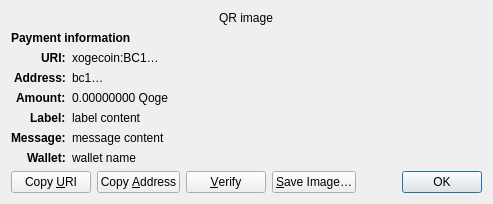
<?xml version="1.0" encoding="UTF-8"?>
<ui version="4.0">
 <class>ReceiveRequestDialog</class>
 <widget class="QDialog" name="ReceiveRequestDialog">
  <property name="geometry">
   <rect>
    <x>0</x>
    <y>0</y>
    <width>413</width>
    <height>229</height>
   </rect>
  </property>
  <property name="windowTitle">
   <string>Request payment to …</string>
  </property>
  <layout class="QGridLayout" name="gridLayout" columnstretch="0,1">
   <property name="sizeConstraint">
    <enum>QLayout::SetFixedSize</enum>
   </property>
   <item row="0" column="0" colspan="2" alignment="Qt::AlignHCenter">
    <widget class="QRImageWidget" name="qr_code">
     <property name="text">
      <string notr="true">QR image</string>
     </property>
     <property name="textInteractionFlags">
      <set>Qt::NoTextInteraction</set>
     </property>
    </widget>
   </item>
   <item row="1" column="0" colspan="2">
    <widget class="QLabel" name="payment_header">
     <property name="font">
      <font>
       <weight>75</weight>
       <bold>true</bold>
      </font>
     </property>
     <property name="text">
      <string>Payment information</string>
     </property>
     <property name="textInteractionFlags">
      <set>Qt::NoTextInteraction</set>
     </property>
    </widget>
   </item>
   <item row="2" column="0" alignment="Qt::AlignRight|Qt::AlignTop">
    <widget class="QLabel" name="uri_tag">
     <property name="font">
      <font>
       <weight>75</weight>
       <bold>true</bold>
      </font>
     </property>
     <property name="text">
      <string notr="true">URI:</string>
     </property>
     <property name="textFormat">
      <enum>Qt::PlainText</enum>
     </property>
     <property name="textInteractionFlags">
      <set>Qt::NoTextInteraction</set>
     </property>
    </widget>
   </item>
   <item row="2" column="1" alignment="Qt::AlignTop">
    <widget class="QLabel" name="uri_content">
     <property name="text">
      <string notr="true">xogecoin:BC1…</string>
     </property>
     <property name="textFormat">
      <enum>Qt::RichText</enum>
     </property>
     <property name="wordWrap">
      <bool>true</bool>
     </property>
     <property name="textInteractionFlags">
      <set>Qt::TextSelectableByMouse</set>
     </property>
    </widget>
   </item>
   <item row="3" column="0" alignment="Qt::AlignRight|Qt::AlignTop">
    <widget class="QLabel" name="address_tag">
     <property name="font">
      <font>
       <weight>75</weight>
       <bold>true</bold>
      </font>
     </property>
     <property name="text">
      <string>Address:</string>
     </property>
     <property name="textInteractionFlags">
      <set>Qt::NoTextInteraction</set>
     </property>
    </widget>
   </item>
   <item row="3" column="1" alignment="Qt::AlignTop">
    <widget class="QLabel" name="address_content">
     <property name="text">
      <string notr="true">bc1…</string>
     </property>
     <property name="textFormat">
      <enum>Qt::PlainText</enum>
     </property>
     <property name="textInteractionFlags">
      <set>Qt::TextSelectableByMouse</set>
     </property>
    </widget>
   </item>
   <item row="4" column="0" alignment="Qt::AlignRight|Qt::AlignTop">
    <widget class="QLabel" name="amount_tag">
     <property name="font">
      <font>
       <weight>75</weight>
       <bold>true</bold>
      </font>
     </property>
     <property name="text">
      <string>Amount:</string>
     </property>
     <property name="textInteractionFlags">
      <set>Qt::NoTextInteraction</set>
     </property>
    </widget>
   </item>
   <item row="4" column="1" alignment="Qt::AlignTop">
    <widget class="QLabel" name="amount_content">
     <property name="text">
      <string notr="true">0.00000000 Qoge</string>
     </property>
     <property name="textFormat">
      <enum>Qt::PlainText</enum>
     </property>
     <property name="textInteractionFlags">
      <set>Qt::TextSelectableByMouse</set>
     </property>
    </widget>
   </item>
   <item row="5" column="0" alignment="Qt::AlignRight|Qt::AlignTop">
    <widget class="QLabel" name="label_tag">
     <property name="font">
      <font>
       <weight>75</weight>
       <bold>true</bold>
      </font>
     </property>
     <property name="text">
      <string>Label:</string>
     </property>
     <property name="textInteractionFlags">
      <set>Qt::NoTextInteraction</set>
     </property>
    </widget>
   </item>
   <item row="5" column="1" alignment="Qt::AlignTop">
    <widget class="QLabel" name="label_content">
     <property name="text">
      <string notr="true">label content</string>
     </property>
     <property name="textFormat">
      <enum>Qt::PlainText</enum>
     </property>
     <property name="wordWrap">
      <bool>true</bool>
     </property>
     <property name="textInteractionFlags">
      <set>Qt::TextSelectableByMouse</set>
     </property>
    </widget>
   </item>
   <item row="6" column="0" alignment="Qt::AlignRight|Qt::AlignTop">
    <widget class="QLabel" name="message_tag">
     <property name="font">
      <font>
       <weight>75</weight>
       <bold>true</bold>
      </font>
     </property>
     <property name="text">
      <string>Message:</string>
     </property>
     <property name="textInteractionFlags">
      <set>Qt::NoTextInteraction</set>
     </property>
    </widget>
   </item>
   <item row="6" column="1" alignment="Qt::AlignTop">
    <widget class="QLabel" name="message_content">
     <property name="text">
      <string notr="true">message content</string>
     </property>
     <property name="textFormat">
      <enum>Qt::PlainText</enum>
     </property>
     <property name="wordWrap">
      <bool>true</bool>
     </property>
     <property name="textInteractionFlags">
      <set>Qt::TextSelectableByMouse</set>
     </property>
    </widget>
   </item>
   <item row="7" column="0" alignment="Qt::AlignRight|Qt::AlignTop">
    <widget class="QLabel" name="wallet_tag">
     <property name="font">
      <font>
       <weight>75</weight>
       <bold>true</bold>
      </font>
     </property>
     <property name="text">
      <string>Wallet:</string>
     </property>
     <property name="textInteractionFlags">
      <set>Qt::NoTextInteraction</set>
     </property>
    </widget>
   </item>
   <item row="7" column="1" alignment="Qt::AlignTop">
    <widget class="QLabel" name="wallet_content">
     <property name="text">
      <string notr="true">wallet name</string>
     </property>
     <property name="textFormat">
      <enum>Qt::PlainText</enum>
     </property>
     <property name="wordWrap">
      <bool>true</bool>
     </property>
     <property name="textInteractionFlags">
      <set>Qt::TextSelectableByMouse</set>
     </property>
    </widget>
   </item>
   <item row="8" column="0" colspan="2">
    <layout class="QHBoxLayout" name="horizontalLayout">
     <item>
      <widget class="QPushButton" name="btnCopyURI">
       <property name="text">
        <string>Copy &amp;URI</string>
       </property>
       <property name="autoDefault">
        <bool>false</bool>
       </property>
      </widget>
     </item>
     <item>
      <widget class="QPushButton" name="btnCopyAddress">
       <property name="text">
        <string>Copy &amp;Address</string>
       </property>
       <property name="autoDefault">
        <bool>false</bool>
       </property>
      </widget>
     </item>
     <item>
      <widget class="QPushButton" name="btnVerify">
       <property name="text">
        <string>&amp;Verify</string>
       </property>
       <property name="toolTip">
        <string>Verify this address on e.g. a hardware wallet screen</string>
       </property>
       <property name="autoDefault">
        <bool>false</bool>
       </property>
      </widget>
     </item>
     <item>
      <widget class="QPushButton" name="btnSaveAs">
       <property name="text">
        <string>&amp;Save Image…</string>
       </property>
       <property name="autoDefault">
        <bool>false</bool>
       </property>
      </widget>
     </item>
     <item>
      <spacer name="horizontalSpacer_2">
       <property name="orientation">
        <enum>Qt::Horizontal</enum>
       </property>
       <property name="sizeHint" stdset="0">
        <size>
         <width>40</width>
         <height>20</height>
        </size>
       </property>
      </spacer>
     </item>
     <item>
      <widget class="QDialogButtonBox" name="buttonBox">
       <property name="focusPolicy">
        <enum>Qt::StrongFocus</enum>
       </property>
       <property name="standardButtons">
        <set>QDialogButtonBox::Ok</set>
       </property>
      </widget>
     </item>
    </layout>
   </item>
  </layout>
 </widget>
 <customwidgets>
  <customwidget>
   <class>QRImageWidget</class>
   <extends>QLabel</extends>
   <header>qt/qrimagewidget.h</header>
  </customwidget>
 </customwidgets>
 <tabstops>
  <tabstop>buttonBox</tabstop>
  <tabstop>btnCopyURI</tabstop>
  <tabstop>btnCopyAddress</tabstop>
  <tabstop>btnSaveAs</tabstop>
 </tabstops>
 <resources/>
 <connections>
  <connection>
   <sender>buttonBox</sender>
   <signal>accepted()</signal>
   <receiver>ReceiveRequestDialog</receiver>
   <slot>accept()</slot>
   <hints>
    <hint type="sourcelabel">
     <x>135</x>
     <y>230</y>
    </hint>
    <hint type="destinationlabel">
     <x>135</x>
     <y>126</y>
    </hint>
   </hints>
  </connection>
 </connections>
</ui>
